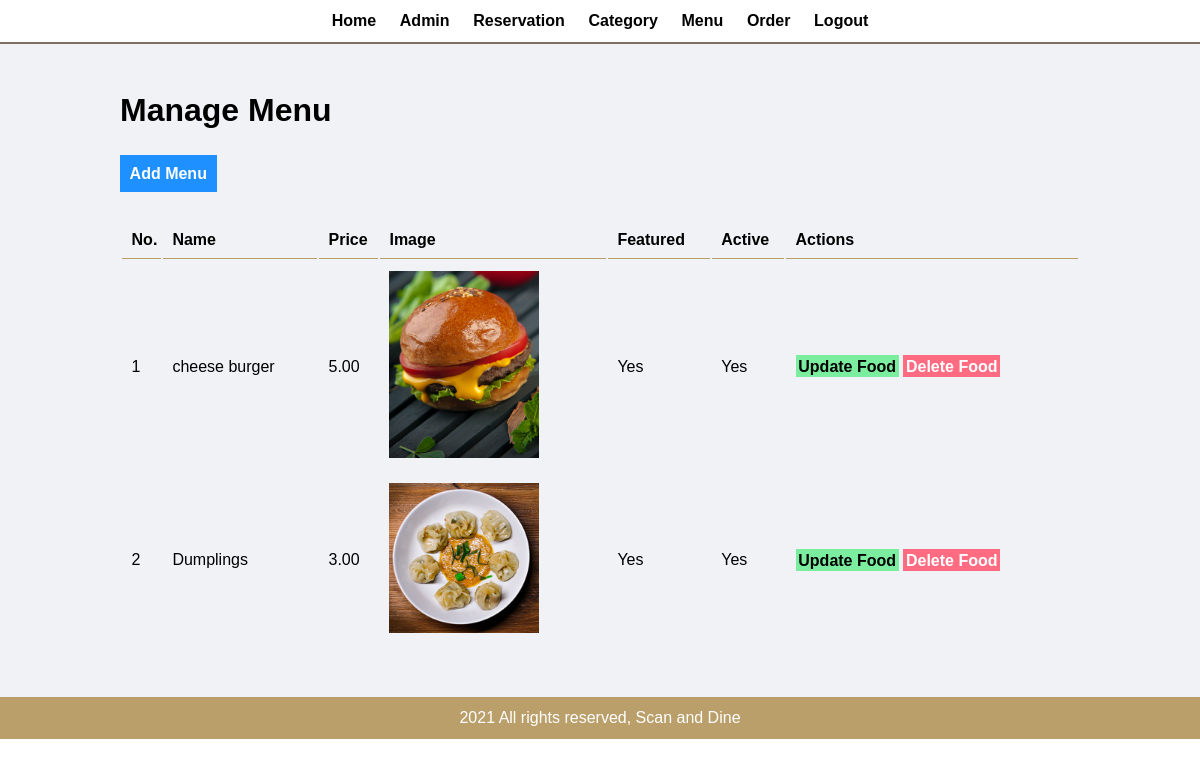
/scanAndDine_SE/admin/manage-menu.php (signed in), run on the app's committed database.
### tables this page shows
CREATE TABLE `tbl_menu` (
  `menu_id` int(11) NOT NULL,
  `menu_name` varchar(255) NOT NULL,
  `menu_description` varchar(255) NOT NULL,
  `menu_price` decimal(10,2) NOT NULL,
  `menu_image_name` varchar(255) NOT NULL,
  `category_id` int(11) NOT NULL,
  `menu_featured` varchar(10) NOT NULL,
  `menu_active` varchar(10) NOT NULL
);

### scanAndDine_SE/admin/manage-menu.php (the view, shortened to what this page needs)
<?php include('partials/admin-header.php'); ?>
    <div class="main-content">
        <div class="wrapper">
            <h1>Manage Menu</h1>
            <br><br>
            <a href="<?php echo SITEURL; ?>admin/add-menu.php" class="btn-blue">Add Menu</a>
            <br />
            <br />
            <br />
            <table class="tbl-full">
                <tr>
                    <th>No.</th>
                    <th>Name</th>
                    <th>Price</th>
                    <th>Image</th>
                    <th>Featured</th>
                    <th>Active</th>
                    <th>Actions</th>
                </tr>
                <?php
                    $sql = "SELECT * FROM tbl_menu";
                    $res = mysqli_query($conn, $sql);
                    $count = mysqli_num_rows($res);
                    $idx = 1;
                    if($count > 0){
                        while($row = mysqli_fetch_assoc($res)){
                            $menu_id = $row['menu_id'];
                            $menu_name = $row['menu_name'];
                            $menu_price = $row['menu_price'];
                            $menu_image_name = $row['menu_image_name'];
                            $menu_featured = $row['menu_featured'];
                            $menu_active = $row['menu_active'];
                            ?>
                            <tr>
                                <td><?php echo $idx++; ?></td>
                                <td><?php echo $menu_name ?></td>
                                <td><?php echo $menu_price ?></td>
                                <td>
                                    <?php
                                        if($menu_image_name==""){
                                            echo "<div class='error'>Image Not Added.</div>";
                                        }
                                        else{
                                            ?>
                                                <img src="<?php echo SITEURL; ?>images/menu/<?php echo $menu_image_name; ?>" width="150px">
                                            <?php
                                        }
                                    ?>
                                </td>
                                <td><?php echo $menu_featured ?></td>
                                <td><?php echo $menu_active ?></td>
                                <td>
                                    <a href="<?php echo SITEURL; ?>admin/update-menu.php?menu_id=<?php echo $menu_id ?>" class="btn-green">Update Food</a>
                                    <a href="<?php echo SITEURL; ?>admin/delete-menu.php?menu_id=<?php echo $menu_id ?>&menu_image_name=<?php echo $menu_image_name ?>" class="btn-red">Delete Food</a>
                                </td>
                            </tr>
                            <?php
                        }
                    }
                    else{
                        echo "<tr><td colspan='7' class='error'>Food Not Added Yet.</td></tr>";
                    }
                ?>
            </table>
        </div>
    </div>
<?php include('partials/admin-footer.php'); ?>

### scanAndDine_SE/style/admin.css (style rules this page uses)
* { margin: 0; padding: 0; font-family: Arial, Helvetica, sans-serif; }
.wrapper { padding: 1%; width: 80%; margin: 0 auto; }
.tbl-full { width: 100%; }
table tr th { border-bottom: 1px solid #bb9f6a; padding: 1%; text-align: left; }
table tr td { padding: 1%; }
.btn-blue { background-color: #1e90ff; padding: 1%; color: white; text-decoration: none; font-weight: bold; }
.btn-green { background-color: #7bed9f; padding: 1%; color: black; text-decoration: none; font-weight: bold; }
.btn-red { background-color: #ff6b81; padding: 1%; color: white; text-decoration: none; font-weight: bold; }
.main-content { padding: 3% 0; background-color: #f1f2f6; }

### data on the page
tbl_menu: menu_name "cheese burger", menu_price "5.00", menu_image_name (picture), menu_featured "Yes", menu_active "Yes"
tbl_menu: menu_name "Dumplings", menu_price "3.00", menu_image_name (picture), menu_featured "Yes", menu_active "Yes"
